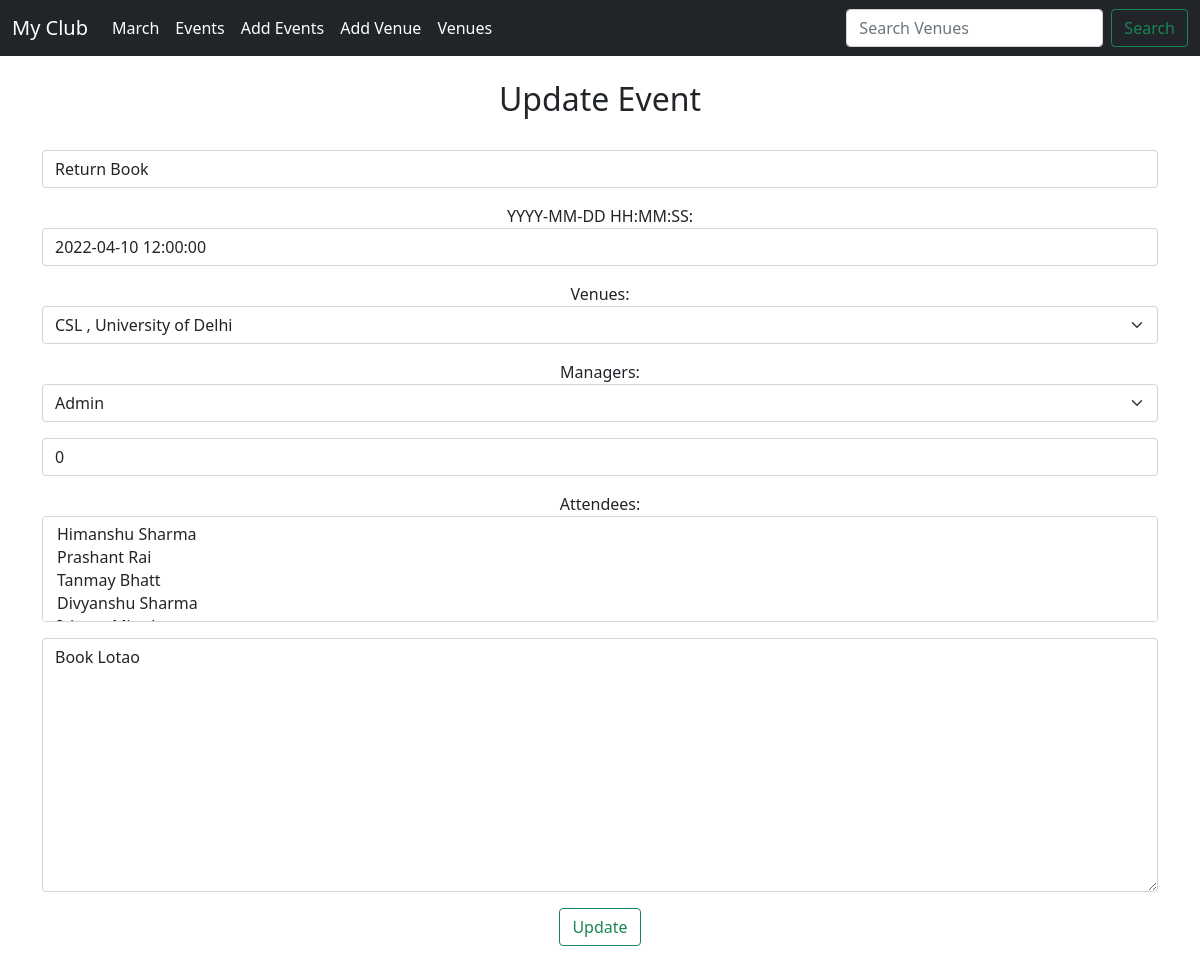
/update_event/2, run on an earlier commit of the app's database.
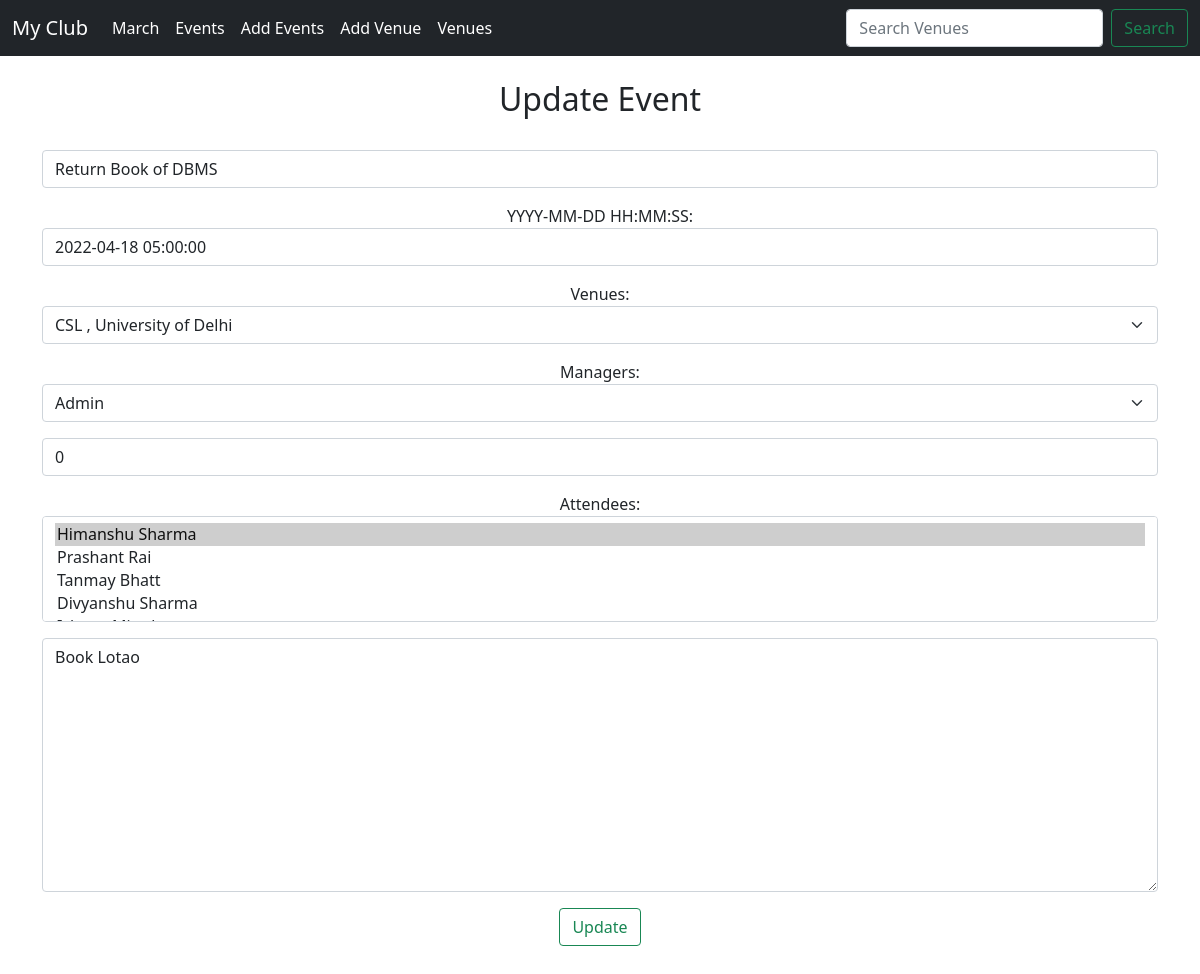
And on a later commit of the database.
### events/models.py (models this page shows, shortened)
class Event(models.Model):
    name=models.CharField('Event Name',max_length=120)
    event_date=models.DateTimeField('Event Date ')
    venue= models.ForeignKey(Venue,blank=True,null=True,on_delete=models.CASCADE)
    manager= models.ForeignKey(User,blank=True,null=True,on_delete=models.SET_NULL)
    description=models.TextField(blank=True)
    event_hours= models.IntegerField()
    attendees= models.ManyToManyField(MyClubUser, null=True)

class Venue(models.Model):
    name=models.CharField('Venue Name ',max_length=120)
    address=models.CharField('Venue Address ',max_length=120)
    zip_code=models.CharField('Venue zipcode ',max_length=15 ,blank=True)
    phone=models.CharField('Venue Number ',max_length=13,blank=True)
    web=models.CharField('Website Address ', max_length=25 ,blank=True)
    email_address=models.EmailField('Venue Email',blank=True)
    def __str__(self):
        return self.name

### events/views.py (the view)
# urls.py: path('update_event/<event_id>',views.update_event,name='update-event'),
def update_event(request,event_id):
    event=Event.objects.get(pk=event_id)
    form=EventForm(request.POST or None, instance=event)
    if form.is_valid():
        form.save()
        return redirect('list-events')
    return render(request,'events/update_event.html',{
        'event':event,
        'form':form,
    })

### events/forms.py
class EventForm(ModelForm):
    class Meta:
        model=Event
        fields= ('name', 'event_date','venue','manager','event_hours','attendees','description',)
        labels={
            'name':'',
            'event_date':'YYYY-MM-DD HH:MM:SS',
            'venue':'Venues',
            'manager':'Managers',
            'event_hours':'',
            'attendees':'Attendees',
            'description':'',
        }
        widgets={
            'name':forms.TextInput(attrs={'class':'form-control','placeholder':'Enter the Name of the Event'}),
            'event_date':forms.TextInput(attrs={'class':'form-control','placeholder':'Enter the Event Date'}),
            'venue':forms.Select(attrs={'class':'form-select','placeholder':'Venue'}),
            'manager':forms.Select(attrs={'class':'form-select','placeholder':'Manager'}),
            'event_hours':forms.NumberInput(attrs={'class':'form-control','placeholder':'Hours of event'}),
            'attendees':forms.SelectMultiple(attrs={'class':'form-control','placeholder':'Attendees'}),
            'description':forms.Textarea(attrs={'class':'form-control','placeholder':'Description'}),
        }

### events/templates/events/update_event.html (shortened to what this page needs)
{% extends 'events/base.html' %}
{%block content%}
<center>
    <h2>Update Event </h2><br>
    <form action="" method=POST>
        {{form.as_p}}
        <input type="submit" value="Update" class="btn btn-outline-success">
    </form>
</center>
{%endblock%}

What changed in the data, as far as the page shows it:
changed Event "CSL , University of Delhi": name "Return Book" → "Return Book of DBMS"; event_date "2022-04-10 12:00:00" → "2022-04-18 05:00:00"
Also different on the page:
form field attendees: "Himanshu Sharma / Prashant Rai / Tanmay Bhatt / Divyanshu Sharma" → "Himanshu Sharma ☑ / Prashant Rai / Tanmay Bhatt / Divyanshu Sharma"
